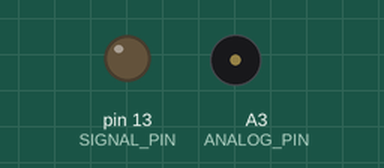
Recording of a sketch running on a simulated Arduino Uno, built with avr-gcc and run on an emulated ATmega328P. Shown: output pins drawn as LEDs (lit = HIGH), buzzer (waves = sounding). Random numbers use the default seed unless the sketch sets one.

Above: at 0.1 s.
At 37.5 s:
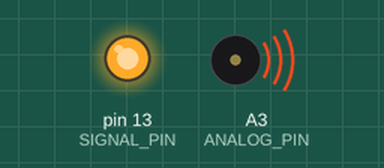
Timing chart, 0 to 40.0 s (numbered marks = the images above):
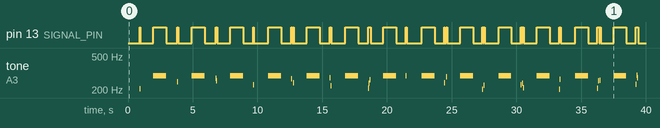

Measured:
- by itself, tone on A3 (ANALOG_PIN): plays 207 Hz for 0.06 s, 294 Hz for 1.0 s, 249 Hz for 0.06 s, 294 Hz for 1.0 s, 273 Hz for 0.06 s, 258 Hz for 0.06 s … (41 notes in this stretch)

The sketch:

Sync_Pulser.ino
```cpp
//Pulses pin 13 at a pattern, "on" and "off" counting up in bianary, for syncing data collection equiptment
#define DELAY 60 //60 MS delay between pulses
#define SIGNAL_PIN 13
#define ANALOG_PIN A3

void setup() {
    Serial.begin(9600);
    pinMode(SIGNAL_PIN, OUTPUT);
        pinMode(ANALOG_PIN, OUTPUT);
}

int Q = 1;
void loop() {
  pulse(Q);
  Q += 1;
  delay(1000);
  digitalWrite(SIGNAL_PIN, HIGH);
  tone(ANALOG_PIN, 294);
  delay(1000);
  digitalWrite(SIGNAL_PIN, LOW);
  noTone(ANALOG_PIN);
}

//returns bin string with leading zeros, 16 bit unsigned
String int_to_bin_str(unsigned int n) {
 String sans_zeros = String(n,BIN);
 int zero_count = 16 - sans_zeros.length();
 String leading_zeros = "";
 for(unsigned int i=0; i < zero_count; i++) {
   leading_zeros += "0";
 }
 return leading_zeros + sans_zeros;
}

void pulse(unsigned int n) {
  String bin_string = int_to_bin_str(n);

  for(int i = 0; i < bin_string.length(); i++) {
    boolean pin_state = (bin_string[i] == '1');
    digitalWrite(SIGNAL_PIN, pin_state);
    toggle_tone(pin_state);
    delay(DELAY);

  }
  digitalWrite(SIGNAL_PIN, LOW);
  noTone(ANALOG_PIN);
}

void toggle_tone(boolean state) {
  if(state) {
    int Hz = random(200,300);
    tone(ANALOG_PIN, Hz);
  }
  else {
    noTone(ANALOG_PIN);
  }
}
```
